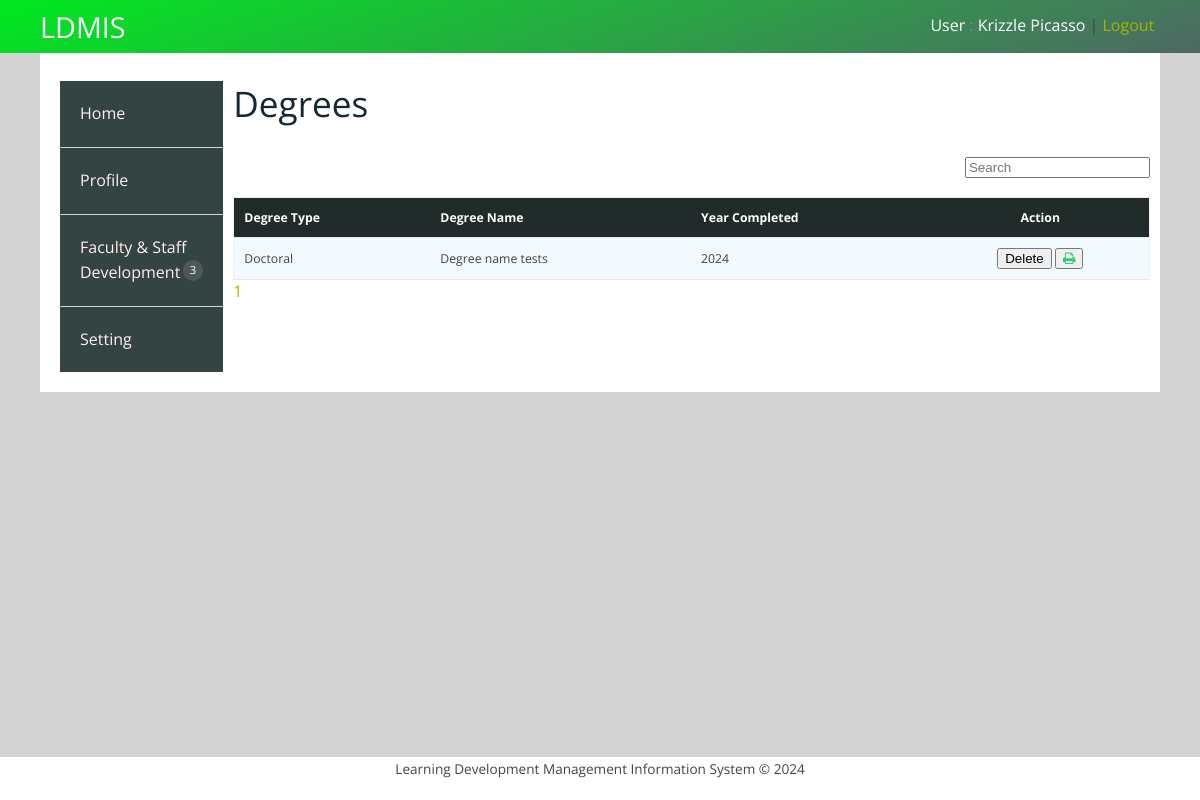
Page /user/degreesview.php (signed in) on the committed database.
### tables this page shows
CREATE TABLE `degreedetails` (
  `Detail_Id` int(11) NOT NULL,
  `EmpId` int(20) DEFAULT NULL,
  `CalendarYear` varchar(20) DEFAULT NULL,
  `ImplementationYear` year(4) DEFAULT NULL,
  `Year` varchar(4) DEFAULT NULL,
  `NoDevelopment` varchar(50) DEFAULT NULL,
  `YearsInEssu` varchar(4) DEFAULT NULL,
  `PerformanceRating` text DEFAULT NULL,
  `DegreeType` text DEFAULT NULL,
  `DegreeName` text DEFAULT NULL,
  `Units` varchar(20) DEFAULT NULL,
  `Location` varchar(255) DEFAULT NULL,
  `YearCompleted` year(4) DEFAULT NULL
);

### user/degreesview.php (the view, shortened to what this page needs)
<?php include('userheader.php'); ?>
<?php
    $dbs = new database();
    $db = $dbs->connection();
    $page = "";
    $EmpId = $_SESSION['User']['EmployeeId'];
    $SearchName = isset($_GET['search']) ? $_GET['search'] : '';
    $total_query = mysqli_query($db, "SELECT COUNT(Detail_Id) as total FROM degreedetails WHERE EmpId = '$EmpId' AND DegreeType LIKE '%$SearchName%'");
    $total_result = mysqli_fetch_array($total_query);
    $total_records = $total_result['total'];
    $RecordeLimit = 10;
    $sql = mysqli_query($db, "SELECT * FROM degreedetails WHERE EmpId = '$EmpId' AND DegreeType LIKE '%$SearchName%' LIMIT $RecordeLimit");
    for ($i = 0; $i < ceil($total_records / $RecordeLimit); $i++) {
        $d = $i + 1;
        $page .= "<a href='?bn=$d'>$d</a>&nbsp &nbsp &nbsp";
    }
?>
<link rel="stylesheet" type="text/css" href="../css/table-style.css" />
<div class="validation-form">
    <div>
        <div class="w3l-table-info">
            <h2>Degrees</h2>
            <br>
            <div class="s-12 l-10">
                <form method="GET" action="#">
                    <input type="search-box" style="float: right;" placeholder="Search" value="<?php echo (isset($_GET['search'])) ? $_GET['search'] : ''; ?>" type="text" name="search"><br>
                </form>
                <table id="table">
                    <thead>
                        <tr>
                            <th style="text-transform: capitalize;">Degree Type</th>
                            <th style="text-transform: capitalize;">Degree Name</th>
                            <th style="text-transform: capitalize;">Year Completed</th>
                            <th style="text-transform: capitalize; text-align: center;">Action</th>
                        </tr>
                    </thead>
                    <tbody>
                        <?php while ($row = mysqli_fetch_assoc($sql)) { ?>
                            <tr>
                                <td><?php echo $row['DegreeType']; ?></td>
                                <td><?php echo $row['DegreeName']; ?></td>
                                <td><?php echo $row['YearCompleted']; ?></td>
                                <td style="text-align: center;">
                                    <form method="POST" action="#">
                                        <button type="submit" name="delete" class="btn btn-default">Delete</button>
                                        <button type="button" onclick="printTableRow(<?php echo $row['Detail_Id']; ?>)" class="btn btn-default"><i class="fa fa-print" style="color: #2ecc71;" aria-hidden="true"></i></button>
                                    </form>
                                </td>
                            </tr>
                        <?php } ?>
                    </tbody>
                </table>
            </div>
            <div><?php echo $page; ?></div>
        </div>
    </div>
</div>
<?php include('userfooter.php'); ?>

### user/css/responsee.css (style rules this page uses)
* { -webkit-box-sizing:border-box; -moz-box-sizing:border-box; box-sizing:border-box; margin:0; }
body { background:none repeat scroll 0 0 #d3d3d3; font-size:16px; font-family:"Open Sans",Arial,sans-serif; color:#444; }
h1,h2,h3,h4,h5,h6 { color:#152732; font-weight: normal; line-height: 1.3; margin:0.5rem 0; }
h2 { font-size:2.2rem; }
a, a:link, a:visited, a:hover, a:active { text-decoration:none; color:#9BB800; transition:color 0.20s linear 0s; -o-transition:color 0.20s linear 0s; -ms-transition:color 0.20s linear 0s; -moz-transition:color 0.20s linear 0s; -webkit-transition:color 0.20s linear 0s; }
p,li,dl,blockquote,table,kbd { font-size: 0.85rem; line-height: 1.6; }
table { background:none repeat scroll 0 0 #fff; border:1px solid #f0f0f0; border-collapse:collapse; border-spacing:0; text-align:left; width:100%; margin-left: 8px; }
table tr td, table tr th { padding:0.625rem; }
table tfoot, table thead,table tr:nth-of-type(2n) { background:none repeat scroll 0 0 #f0f0f0; }
th,table tr:nth-of-type(2n) td { border-right:1px solid #fff; }
form { line-height:1.4; }
.s-1, .s-2, .s-five,.s-3, .s-4, .s-5, .s-6, .s-7, .s-8, .s-9, .s-10, .s-11, .s-12, .m-1, .m-2, .m-five, .m-3, .m-4, .m-5, .m-6, .m-7, .m-8, .m-9, .m-10, .m-11, .m-12, .l-1, .l-2, .l-five, .l-3, .l-4, .l-5, .l-6, .l-7, .l-8, .l-9, .l-10, .l-11, .l-12 { float:left; position:static; }
.s-12 { width:100%; }
.l-10 { width:83.3333%; }

### css/table-style.css (style rules this page uses)
table { background: white; border-collapse: collapse; margin: 1.25em 0 0; width: 100%; }
table tr, table th, table td { border: none; border-bottom: 1px solid #e8e8e8; font-size: .95em; }
table th, table td { padding: 10px 12px; text-align: left; }
table th { background: #212b2a; color: #fff; text-transform: uppercase; }
table tr td { background: #f3faff; color: #424242; }
table { width: 100%; }

### rows in the picture
degreedetails: DegreeType "Doctoral", DegreeName "Degree name tests", YearCompleted "2024"

### other values in the picture
$_SESSION['User']['FirstName'] "Krizzle"
$_SESSION['User']['LastName'] "Picasso"
$d "1"
